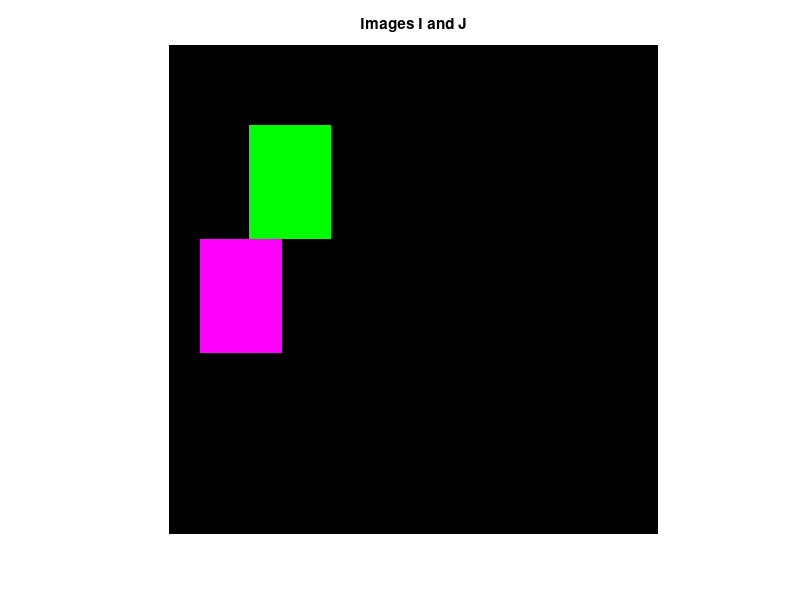
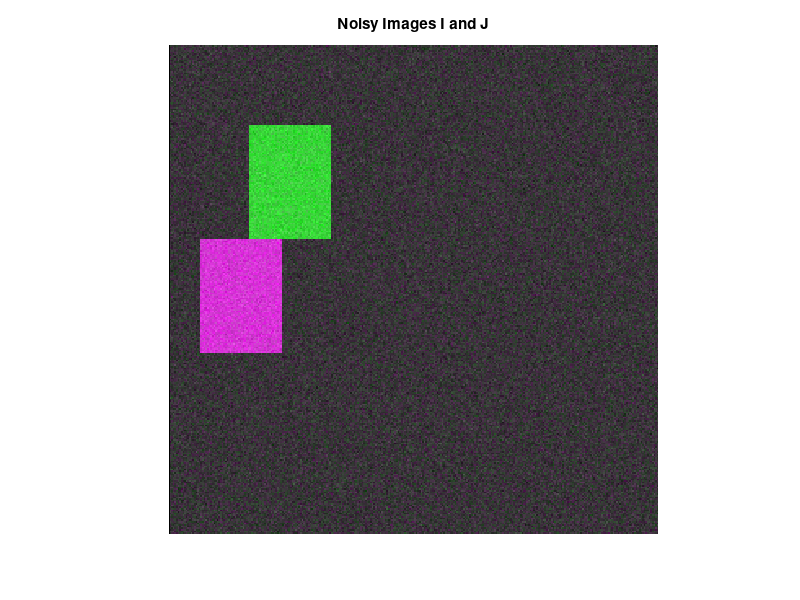
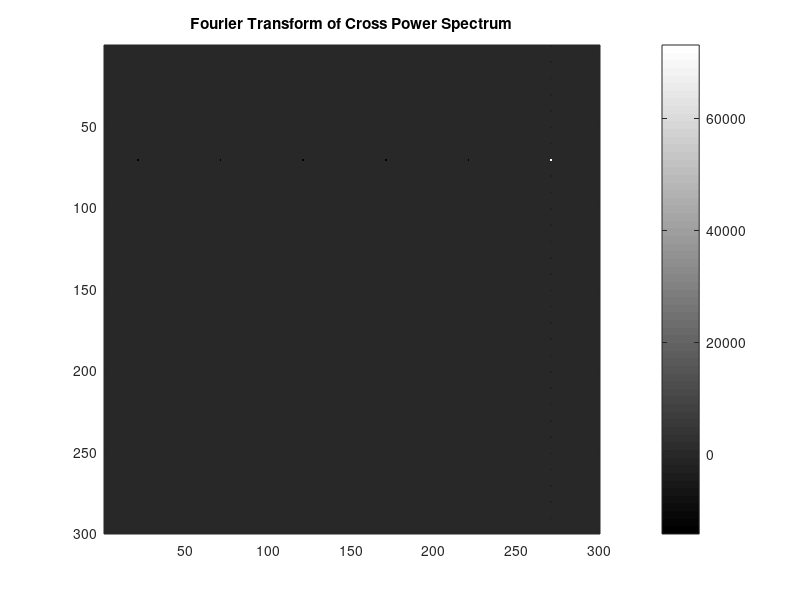
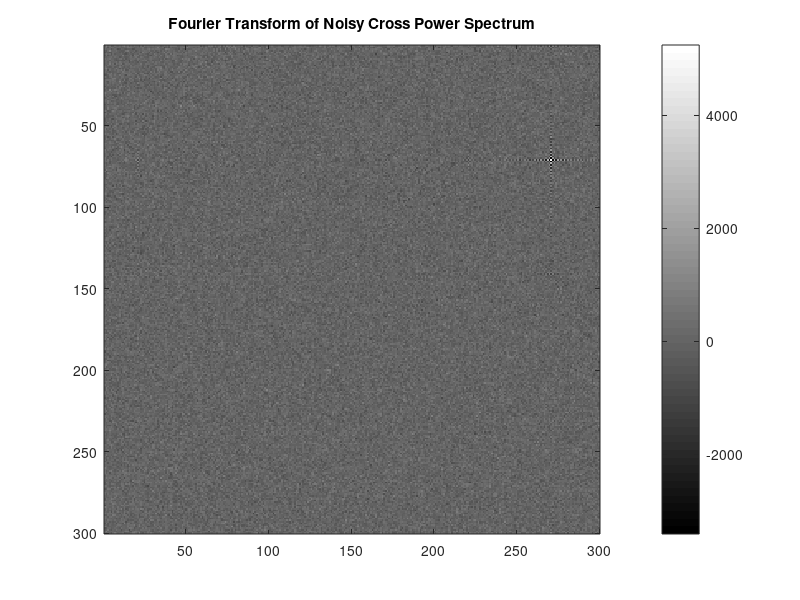

MATLAB code to generate these figures, in order:
%% MyMainScript
close all;
clc;
tic;
%% Creating Test Images
% Image I
I = zeros(300, 300);
I(50:50+69, 50:50+49) = 255;

% Image J - translated I (tx = -30; ty = 70)
J = zeros(300,300);
J(120:120+69, 20:20+49)=255;

%% Algorithm
% Fourier transforms
F_I = fftshift(fft2(I));
F_J = fftshift(fft2(J));

% Cross Power Spectrum(CPS)
CPS = (F_I.*conj(F_J))./(1e-5 + abs(F_I).*abs(F_J));
CPS_F = real(fft2(CPS)); % fourier transform of CPS
log_CPS_F = log(abs(CPS_F));

%% Handling Noisy images

noisy_I = I + 20*randn(300);
noisy_J = J + 20*randn(300);

F_I_noisy = fftshift(fft2(noisy_I));
F_J_noisy = fftshift(fft2(noisy_J));

% CPS
CPS_noisy = (F_I_noisy.*conj(F_J_noisy))./(1e-5 + abs(F_I_noisy).*abs(F_J_noisy));
CPS_noisy_F = real(fft2(CPS_noisy));
log_CPS_noisy_F = log(abs(CPS_noisy_F));

%% Display results
figure;
imshowpair(I,J);
title('Images I and J')

figure;
imshowpair(noisy_I,noisy_J);
title('Noisy Images I and J')

figure;
imagesc(CPS_F, [min(min(CPS_F)), max(max(CPS_F))]);
colormap(gray);
colorbar;
title('Fourier Transform of Cross Power Spectrum')
figure;
imagesc(CPS_noisy_F, [min(min(CPS_noisy_F)), max(max(CPS_noisy_F))]);
colormap(gray);
colorbar;
title('Fourier Transform of Noisy Cross Power Spectrum')

figure;
imagesc(log_CPS_F);
colormap(gray);
colorbar;
title('Log of Fourier Transform of Cross Power Spectrum')
figure;
imagesc(log_CPS_noisy_F);
colormap(gray);
colorbar;
title('Log of Fourier Transform of Noisy Cross Power Spectrum')

%% Comments and review

% On Original Images______________
% As discussed in the paper Cross Power Spectrum(CPS)-
% CPS = exp{j2pi(u*x_o + v*y_o), as this is a constant function its FT would be a delta function centred at (x_o, y_o)
% The predicted translation agrees with the ground truth 
% translation values --> the FT of CPS is a black image with a single white point at [X Y] = [271 71].
% This corresponds to a (x_o, y_o) = (270, 70) == (300-30, 70) == (-30, 70)
% i.e, due to period nature of FT
%
% Noisy images_______________
% When noise is added, there is alot of noise in the FT of
% CPS and so it is hard to identify the delta (ie a single pixel). The
% value at [X Y] = [271 71] is faintly visible and is still the location of max
% value in the FT, but this is no longer true when noise levels are
% increased.

% Time Complexity________________
% FFT-based image registration :: O(NlogN)
% Pixel wise comparison :: O(N^2) --> every pixel of the first image has to be compared to every pixel of the second image

% Approach for Correcting rotation between two images______________________
% Rotational movement can be deduced in a similar manner using the phase correlation by
% representing the rotation as a translational displacement with polar coordinates.
% M1(rho, theta) = M2(rho, theta - theta_0) 
% using phase correlation (as above implemention) angle theta_0 can be easily found out.
toc;
